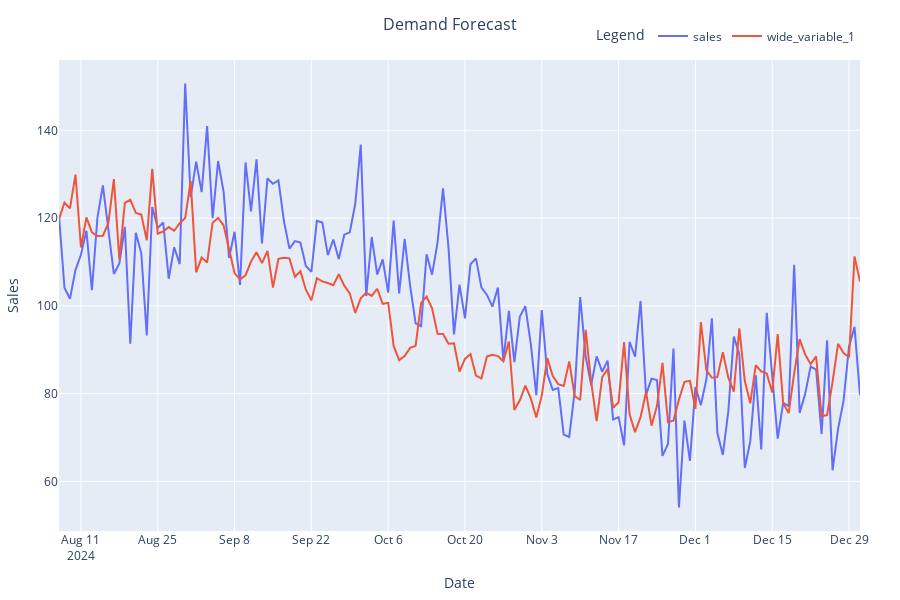

Notebook code for this chart:
### Code cell
import plotly.express as px
import pandas as pd

# Assuming df, y_test, and y_pred are defined from previous context
fig = px.line(df[-len(y_test):], x='date', y=[y_test, y_pred],
              labels={'value': 'Sales', 'date': 'Date'},
              title='Demand Forecast',
              hover_data={'date': '|%B %d, %Y'},
              line_shape='linear')

# Update layout for interactivity and responsiveness
fig.update_layout(
    legend_title_text='Legend',
    legend=dict(orientation="h", yanchor="bottom", y=1.02, xanchor="right", x=1),
    xaxis=dict(title_font_size=14),
    yaxis=dict(title_font_size=14),
    title_font_size=16,
    title_x=0.5,  # Center the title
    margin=dict(l=40, r=40, t=60, b=40),
    height=600,
    autosize=True
)

# Update traces for better labeling using indices since y_pred and y_test are arrays
fig.update_traces(name='Actual', selector=dict(legendgroup=0))  # First trace (y_test)
fig.update_traces(name='Predicted', selector=dict(legendgroup=1))  # Second trace (y_pred)

# Save the figure as PNG with square dimensions
fig.write_image("static/images/demand_forecast.png", width=600, height=600)

# Optional: Show the plot
fig.show()

### Figure 1 — Plotly figure (JSON) as saved in the notebook; plotly's stock layout.template omitted (floating-point values rounded to 4 significant figures; data arrays with more than 128 entries replaced by an {"elided": "..."} marker saying what was removed)
{"data": [{"hovertemplate": "variable=sales<br>Date=%{x|%B %d, %Y}<br>Sales=%{y}<extra></extra>", "legendgroup": "sales", "line": {"color": "#636efa", "dash": "solid", "shape": "linear"}, "marker": {"symbol": "circle"}, "mode": "lines", "name": "sales", "orientation": "v", "showlegend": true, "type": "scatter", "x": {"elided": "147 str values"}, "xaxis": "x", "y": {"elided": "147 float values"}, "yaxis": "y"}, {"hovertemplate": "variable=wide_variable_1<br>Date=%{x|%B %d, %Y}<br>Sales=%{y}<extra></extra>", "legendgroup": "wide_variable_1", "line": {"color": "#EF553B", "dash": "solid", "shape": "linear"}, "marker": {"symbol": "circle"}, "mode": "lines", "name": "wide_variable_1", "orientation": "v", "showlegend": true, "type": "scatter", "x": {"elided": "147 str values"}, "xaxis": "x", "y": {"elided": "147 float values"}, "yaxis": "y"}], "layout": {"autosize": true, "height": 600, "legend": {"orientation": "h", "title": {"text": "Legend"}, "tracegroupgap": 0, "x": 1, "xanchor": "right", "y": 1.02, "yanchor": "bottom"}, "margin": {"b": 40, "l": 40, "r": 40, "t": 60}, "title": {"font": {"size": 16}, "text": "Demand Forecast", "x": 0.5}, "xaxis": {"anchor": "y", "domain": [0, 1], "title": {"font": {"size": 14}, "text": "Date"}}, "yaxis": {"anchor": "x", "domain": [0, 1], "title": {"font": {"size": 14}, "text": "Sales"}}}}
